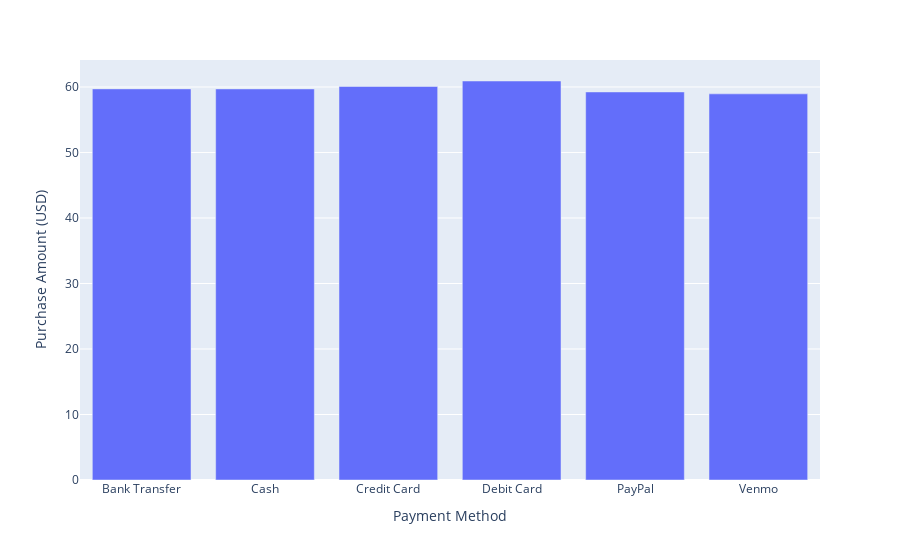

The notebook cell this image was saved under:
### Code cell
fig = px.bar(shop_groupby , x = 'Payment Method' , y = 'Purchase Amount (USD)')
fig.show()

### Figure 1 — Plotly figure (JSON) as saved in the notebook; plotly's stock layout.template omitted (floating-point values rounded to 4 significant figures)
{"data": [{"alignmentgroup": "True", "hovertemplate": "Payment Method=%{x}<br>Purchase Amount (USD)=%{y}<extra></extra>", "legendgroup": "", "marker": {"color": "#636efa", "pattern": {"shape": ""}}, "name": "", "offsetgroup": "", "orientation": "v", "showlegend": false, "textposition": "auto", "type": "bar", "x": ["Bank Transfer", "Cash", "Credit Card", "Debit Card", "PayPal", "Venmo"], "xaxis": "x", "y": [59.71, 59.7, 60.07, 60.92, 59.25, 58.95], "yaxis": "y"}], "layout": {"barmode": "relative", "legend": {"tracegroupgap": 0}, "margin": {"t": 60}, "xaxis": {"anchor": "y", "domain": [0, 1], "title": {"text": "Payment Method"}}, "yaxis": {"anchor": "x", "domain": [0, 1], "title": {"text": "Purchase Amount (USD)"}}}}
